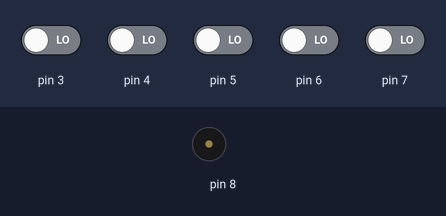
The sketch below on a simulated Arduino Uno, built with avr-gcc and run on an emulated ATmega328P. Shown: buzzer (waves = sounding). The inputs (shaded band) are chosen by the test bench; at power-on: pin 3–7 LOW.

Above: at 1.2 s.
1.3 s: pin 3 driven HIGH
At 2.1 s:
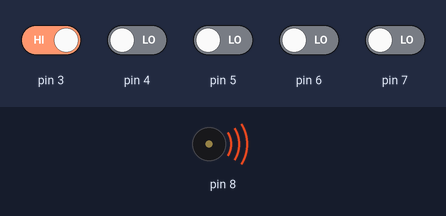
Timing chart, 0 to 4.3 s (numbered marks = the images above; inputs shaded):
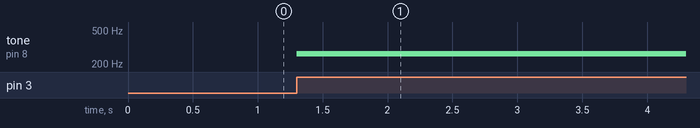

The sketch:

sketch_dec22i.ino
```cpp
void setup() {

}

void loop() {
  int sensorValue1 = digitalRead(3);
  int sensorValue2 = digitalRead(4);
  int sensorValue3 = digitalRead(5);
  int sensorValue4 = digitalRead(6);
  int sensorValue5 = digitalRead(7);


  if (sensorValue1 == 1) {
    tone(8, 262, 100);
  }
  if (sensorValue2 == 1) {
    tone(8, 294, 100);
  }
  if (sensorValue3 == 1) {
    tone(8, 330, 100);
  }
  if (sensorValue4 == 1) {
    tone(8, 349, 100);
  }
  if (sensorValue5 == 1) {
    tone(8, 392, 100);
  }


}
```

Measured:
- after the input at 1.3 s, tone on pin 8: silent → 262 Hz at once
